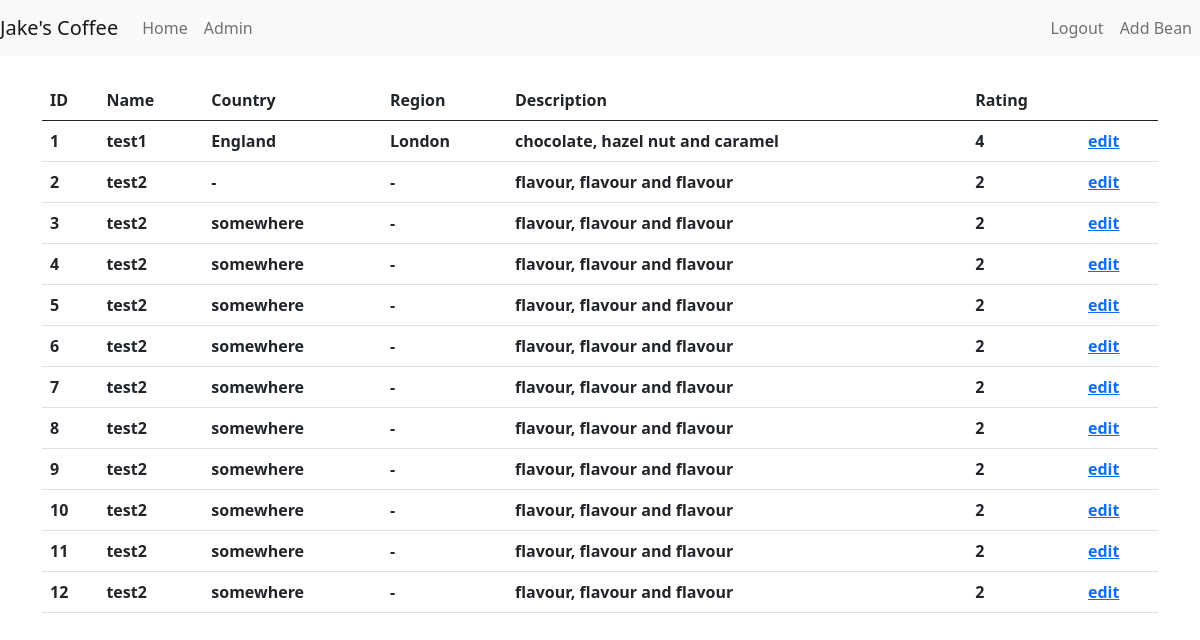
The page /admin (signed in) on the database as committed earlier.
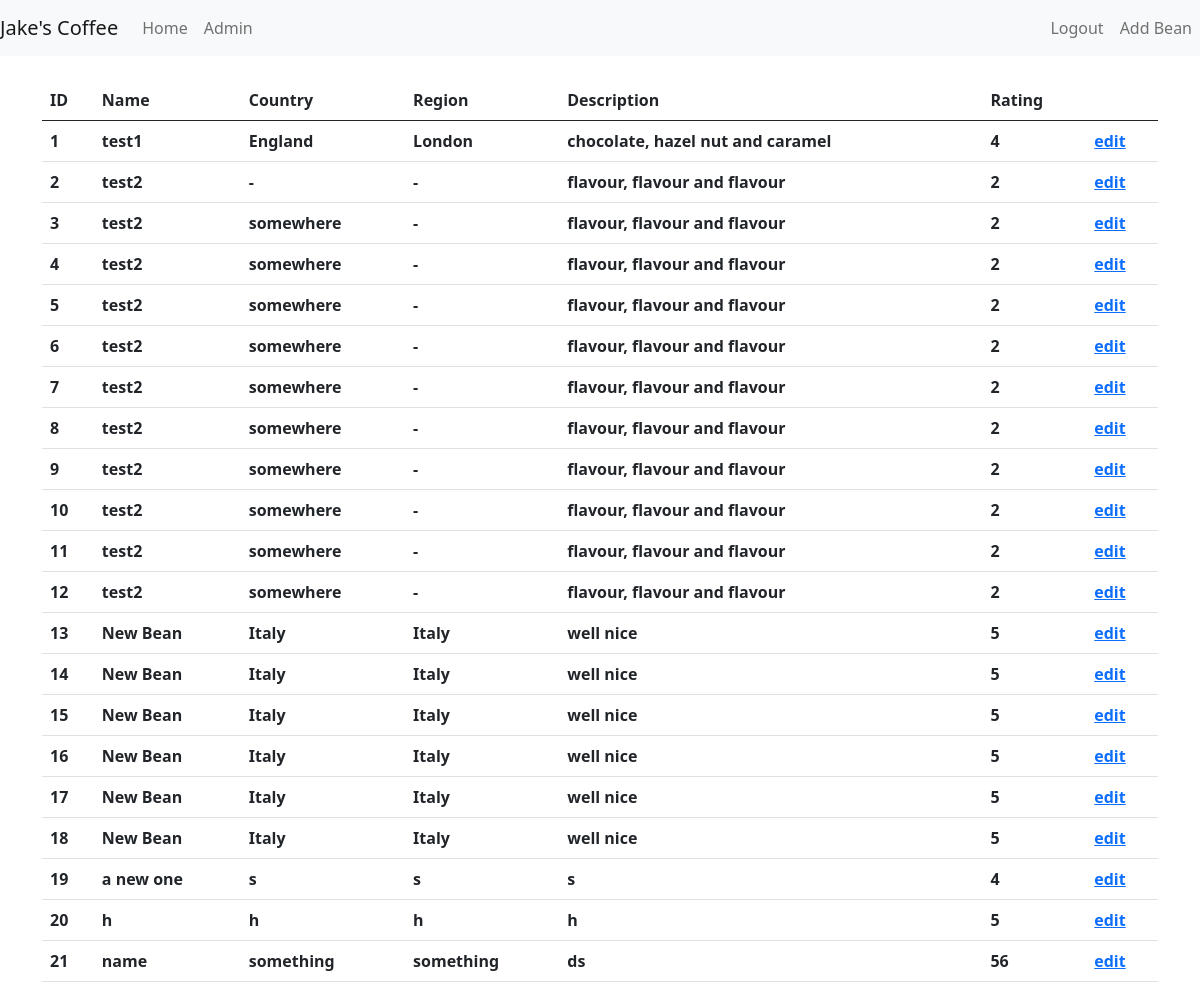
The same page on the database as committed later.
### app/models.py (models this page shows)
class Bean(db.Model):
    id = db.Column(db.Integer, primary_key=True)
    name = db.Column(db.String(20), index=True, nullable=False)
    country = db.Column(db.String(20), index=True)
    region = db.Column(db.String(20), index=True)
    description = db.Column(db.String(80))
    rating = db.Column(db.Integer, index=True, nullable=False)

### app/routes.py (the view)
@app.route('/admin')
@login_required
def admin():
    beans = Bean.query.all()
    return render_template('admin.html', beans=beans)

### app/models.py (called while the page is built)
@login.user_loader
def load_user(user_id):
    return AdminUser.query.get(user_id)

### app/templates/admin.html (shortened to what this page needs)
{% extends 'base.html' %}
{% block content %}
<div class="container mt-4">
    <table class="table">
        <thead>
            <tr>
                <th scope="col">ID</th>
                <th scope="col">Name</th>
                <th scope="col">Country</th>
                <th scope="col">Region</th>
                <th scope="col">Description</th>
                <th scope="col">Rating</th>
                <th scope="col"></th>
            </tr>
        </thead>
        <tbody>
            {% for bean in beans %}
            {% include '_admin_beans.html' %}
            {% endfor %}
        </tbody>
    </table>
</div>
{% endblock %}

### app/templates/_admin_beans.html
<tr>
    <th scope="col">{{ bean.id }}</th>
    <th scope="col">{{ bean.name }}</th>
    {% if bean.country %}
    <th scope="col">{{ bean.country }}</th>
    {% else %}
    <th scope="col">-</th>
    {% endif %}
    {% if bean.region %}
    <th scope="col">{{ bean.region }}</th>
    {% else %}
    <th scope="col">-</th>
    {% endif %}
    {% if bean.description %}
    <th scope="col">{{ bean.description }}</th>
    {% else %}
    <th scope="col">-</th>
    {% endif %}
    <th scope="col">{{ bean.rating }}</th>
    <th scope="col"><a href="{{ url_for('editBean') }}">edit</a></th>
</tr>

Rows that differ between the two databases and show on the page:
added Bean: id "13", name "New Bean", country "Italy", region "Italy", description "well nice", rating "5"
added Bean: id "14", name "New Bean", country "Italy", region "Italy", description "well nice", rating "5"
added Bean: id "15", name "New Bean", country "Italy", region "Italy", description "well nice", rating "5"
added Bean: id "16", name "New Bean", country "Italy", region "Italy", description "well nice", rating "5"
added Bean: id "17", name "New Bean", country "Italy", region "Italy", description "well nice", rating "5"
added Bean: id "18", name "New Bean", country "Italy", region "Italy", description "well nice", rating "5"
added Bean: id "19", name "a new one", country "s", region "s", description "s", rating "4"
added Bean: id "20", name "h", country "h", region "h", description "h", rating "5"
added Bean: id "21", name "name", country "something", region "something", description "ds", rating "56"
